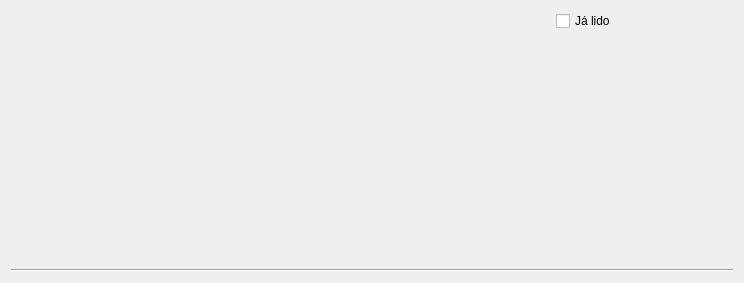
<?xml version="1.0" encoding="UTF-8"?>
<ui version="4.0">
 <class>Form</class>
 <widget class="QWidget" name="Form">
  <property name="geometry">
   <rect>
    <x>0</x>
    <y>0</y>
    <width>744</width>
    <height>283</height>
   </rect>
  </property>
  <property name="windowTitle">
   <string>Form</string>
  </property>
  <layout class="QGridLayout" name="gridLayout">
   <item row="0" column="0" colspan="3">
    <widget class="QLabel" name="titleLb">
     <property name="sizePolicy">
      <sizepolicy hsizetype="Preferred" vsizetype="Fixed">
       <horstretch>0</horstretch>
       <verstretch>0</verstretch>
      </sizepolicy>
     </property>
     <property name="text">
      <string/>
     </property>
    </widget>
   </item>
   <item row="4" column="0">
    <widget class="QLabel" name="linkLb">
     <property name="sizePolicy">
      <sizepolicy hsizetype="Preferred" vsizetype="Fixed">
       <horstretch>0</horstretch>
       <verstretch>0</verstretch>
      </sizepolicy>
     </property>
     <property name="text">
      <string/>
     </property>
    </widget>
   </item>
   <item row="0" column="3">
    <widget class="QCheckBox" name="alreadyReadCkb">
     <property name="text">
      <string>Já lido</string>
     </property>
    </widget>
   </item>
   <item row="1" column="0" colspan="4">
    <widget class="QLabel" name="dateLb">
     <property name="sizePolicy">
      <sizepolicy hsizetype="Preferred" vsizetype="Fixed">
       <horstretch>0</horstretch>
       <verstretch>0</verstretch>
      </sizepolicy>
     </property>
     <property name="text">
      <string/>
     </property>
    </widget>
   </item>
   <item row="2" column="0" rowspan="2" colspan="4">
    <widget class="QLabel" name="textLb">
     <property name="text">
      <string>&lt;html&gt;&lt;head/&gt;&lt;body&gt;&lt;p&gt;&lt;br/&gt;&lt;/p&gt;&lt;/body&gt;&lt;/html&gt;</string>
     </property>
     <property name="alignment">
      <set>Qt::AlignLeading|Qt::AlignLeft|Qt::AlignTop</set>
     </property>
     <property name="wordWrap">
      <bool>true</bool>
     </property>
    </widget>
   </item>
   <item row="4" column="1" colspan="3">
    <spacer name="horizontalSpacer">
     <property name="orientation">
      <enum>Qt::Horizontal</enum>
     </property>
     <property name="sizeHint" stdset="0">
      <size>
       <width>479</width>
       <height>20</height>
      </size>
     </property>
    </spacer>
   </item>
   <item row="5" column="0" colspan="4">
    <widget class="Line" name="line">
     <property name="autoFillBackground">
      <bool>false</bool>
     </property>
     <property name="styleSheet">
      <string notr="true"/>
     </property>
     <property name="orientation">
      <enum>Qt::Horizontal</enum>
     </property>
    </widget>
   </item>
  </layout>
 </widget>
 <resources/>
 <connections/>
</ui>
